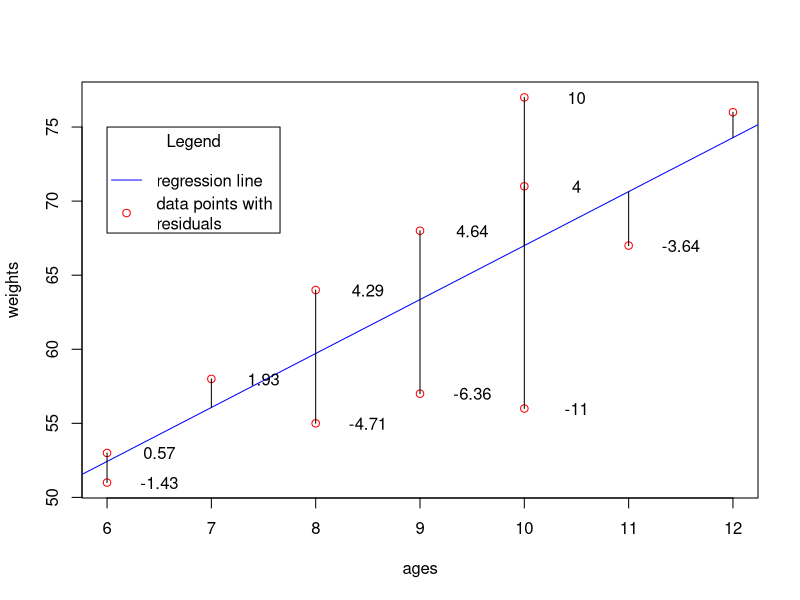
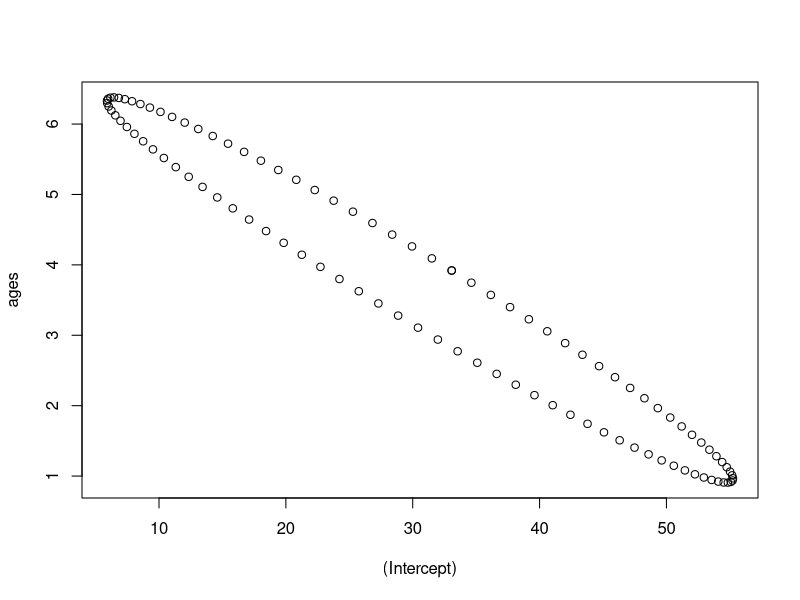

Write R code to recreate these figures, in order.
## ---- chunk 1
# always keep this code chunk at the top
# it sets the global chunk option that code *and* output are rendered
# remember, we need to see your code in order to grade it
knitr::opts_chunk$set(echo = TRUE)
## ---- chunk 2
df <- read.csv("children.csv", header=TRUE, sep=';', stringsAsFactors=FALSE)
ages = df$age
weights = df$weight
N = length(ages)
print(ages)
print(weights)
## ---- chunk 3

reg_model = lm(weights~ages)

b1_hat = coef(reg_model)[1]
b2_hat = coef(reg_model)[2]
cat("Least square estimates of b1 and b2:\nb1_hat =", b1_hat, "\nb2_hat = ", b2_hat)
## ---- chunk 4
x = matrix(c(rep(c(1), times=N), ages), ncol = 2) # first col is just 1's
y = matrix(weights, ncol = 1)
b_hat = matrix(c(b1_hat, b2_hat), ncol = 1)
sigma_hat_square = norm(y - x %*% b_hat, type = "2") / N
cat("ML estimate of variance of residuals = ", sigma_hat_square)
## ---- chunk 5
covariance_matrix_b = sigma_hat_square * solve(t(x) %*% x)
print(covariance_matrix_b)
variance_b2_hat = covariance_matrix_b[2,2]
standard_deviation_b2_hat = sqrt(variance_b2_hat)
cat("Standard deviation of b2_hat = ", standard_deviation_b2_hat)
## ---- chunk 6
weight_predictions = fitted(reg_model)
plot(ages, weights, col = 'red')
abline(reg_model, col = 'blue')
for (i in 1:12) {
  text(ages[i]+0.5, weights[i], round(reg_model$residuals[i], 2)) #residuals
  lines(c(ages[i],ages[i]),c(weights[i],weight_predictions[i]))
}

legend(6, 75, inset = .05, legend=c("regression line", "data points with\nresiduals"),
         col=c("blue","red"),pch = c(-1,1), lty=c(1,-1),
         title="Legend")
## ---- chunk 7
library(ellipse)

reg_model = lm(weights~ages)
print(reg_model)

plot(ellipse(reg_model, level=0.95,type="l"))
## ---- chunk 8
data <- read.table("wavy.txt", header = TRUE, sep = ",")

## Part (b)
model <- lm(data$y ~ cos(data$x) + sin(data$x))
model$coefficients

summary(model)$sigma**2
